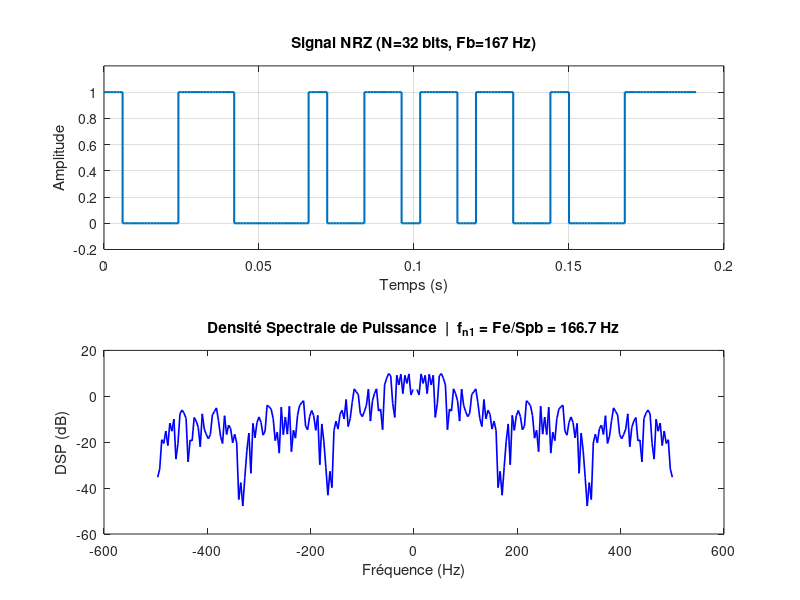

MATLAB code to generate this figure: (Note: this script raises an error after producing the figure.)

clear; close all;

N        = 32;
Fe       = 1000;
Te       = 1/Fe;
sampPbit = 6;
Fb       = Fe / sampPbit;
t        = (0:N*sampPbit-1) / Fe;   % axe temps en secondes

rng(42);  %  reproductibilité
bits     = randi([0 1], 1, N);

% Construction du signal NRZ (suréchantillonné)
NRZ      = repmat(bits(:), 1, sampPbit)';
NRZ      = NRZ(:)';

figure('Name','NRZ','Position',[100 100 900 500]);

subplot(2,1,1);
stairs(t, NRZ, 'LineWidth', 1.5);
ylim([-0.2 1.2]);
xlabel('Temps (s)'); ylabel('Amplitude');
title(sprintf('Signal NRZ (N=%d bits, Fb=%.0f Hz)', N, Fb));
grid on;

% DSP via FFT
signal = 2*NRZ - 1;   % ±1 pour supprimer la raie DC
Nfft   = 2^nextpow2(length(signal));
freq   = linspace(-Fe/2, Fe/2, Nfft);
spectre = fftshift(abs(fft(signal, Nfft)).^2 / Nfft);

subplot(2,1,2);
plot(freq, 10*log10(spectre), 'b', 'LineWidth', 1.2);
xlabel('Fréquence (Hz)'); ylabel('DSP (dB)');
title(sprintf('Densité Spectrale de Puissance  |  f_{n1} = Fe/Spb = %.1f Hz', Fe/sampPbit));
ylim([-60 20]);
xline(Fe/sampPbit,  '--r', 'LineWidth',1.2, 'Label','f_{n1}');
xline(-Fe/sampPbit, '--r', 'LineWidth',1.2);
grid on;
mkdir('figures');
saveas(gcf, 'figures/q1_nrz.png');

fprintf('Q1 terminé.\n');
fprintf('Premier nœud spectral : f_n1 = %.2f Hz\n', Fe/sampPbit);
